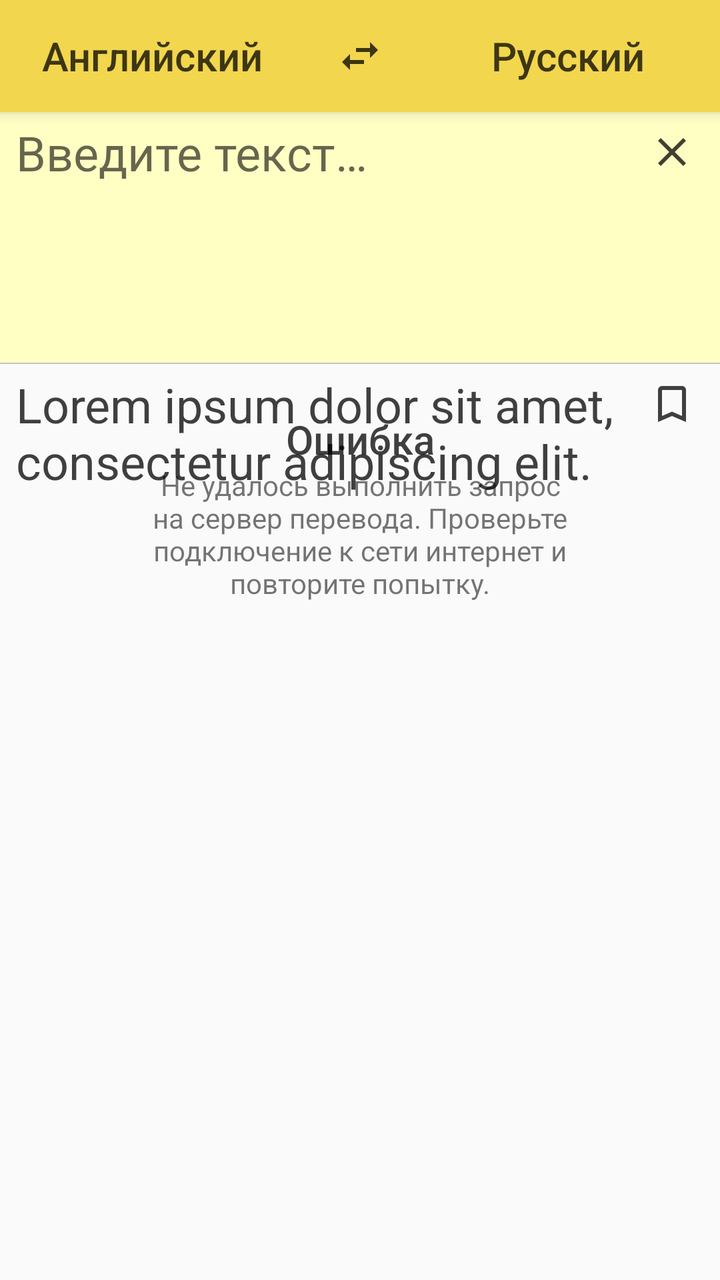
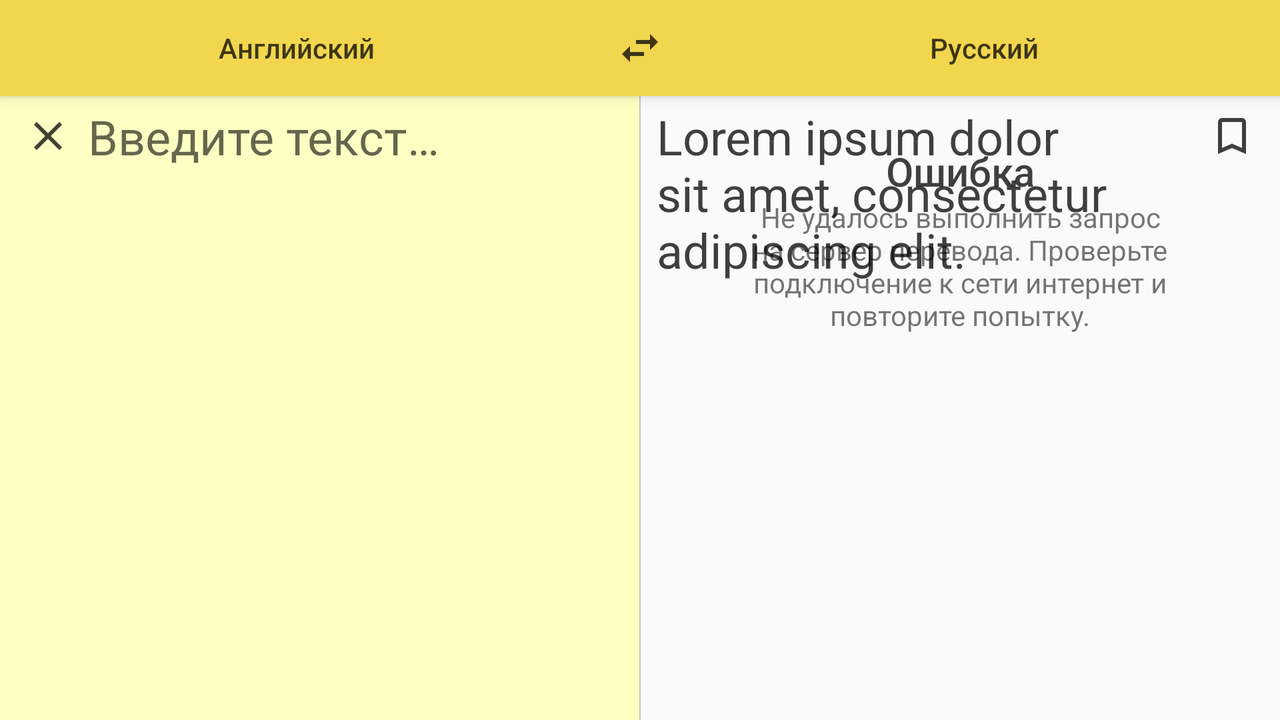

The same Android screen from two of the app's own layout files: first res/layout/ as a phone draws it, then the repository's variant for another configuration, drawn on a device whose configuration selects that folder. Both files follow.
<!-- AndroidManifest.xml: application theme AppTheme -->
<!-- res/layout/fragment_translate_tab.xml -->
<?xml version="1.0" encoding="utf-8"?>
<android.support.design.widget.CoordinatorLayout xmlns:android="http://schemas.android.com/apk/res/android"
    android:layout_width="match_parent"
    android:layout_height="match_parent"
    xmlns:tools="http://schemas.android.com/tools"
    xmlns:app="http://schemas.android.com/apk/res-auto"
    android:fitsSystemWindows="true">

    <include layout="@layout/focus_interceptor" />

    <include layout="@layout/fragment_translate_tab_language_bar" />

    <LinearLayout
        android:layout_width="match_parent"
        android:layout_height="match_parent"
        android:orientation="vertical"
        app:layout_behavior="@string/appbar_scrolling_view_behavior">

        <LinearLayout
            android:layout_width="match_parent"
            android:layout_height="wrap_content"
            android:background="@color/background_highlight"
            android:orientation="horizontal"
            android:paddingBottom="4dp"
            android:paddingLeft="8dp"
            android:paddingRight="8dp"
            android:paddingTop="4dp">

            <EditText
                android:id="@+id/origin_text"
                android:layout_width="0dp"
                android:layout_height="wrap_content"
                android:layout_weight="1"
                android:background="@null"
                android:fadeScrollbars="false"
                android:gravity="top"
                android:hint="@string/type"
                android:lines="4"
                android:textAppearance="@style/TextAppearance.AppCompat.Headline"
                android:maxLength="2000"
                android:scrollbars="vertical" />

            <LinearLayout
                android:layout_width="wrap_content"
                android:layout_height="match_parent"
                android:layout_marginLeft="4dp"
                android:layout_marginStart="4dp"
                android:orientation="vertical">

                <ImageButton
                    android:id="@+id/clear_button"
                    android:layout_width="wrap_content"
                    android:layout_height="wrap_content"
                    android:background="?attr/selectableItemBackgroundBorderless"
                    android:contentDescription="@null"
                    android:padding="4dp"
                    android:src="@drawable/close_light_24dp"
                    android:visibility="invisible"
                    tools:visibility="visible" />

            </LinearLayout>

        </LinearLayout>

        <include layout="@layout/divider_horizontal" />

        <FrameLayout
            android:layout_width="match_parent"
            android:layout_height="match_parent">

            <LinearLayout
                android:id="@+id/content_layout"
                android:layout_width="match_parent"
                android:layout_height="match_parent"
                android:orientation="horizontal"
                android:paddingLeft="8dp"
                android:paddingRight="8dp"
                android:paddingTop="4dp">

                <TextView
                    android:id="@+id/target_text"
                    android:layout_width="0dp"
                    android:layout_height="wrap_content"
                    android:layout_weight="1"
                    android:scrollbars="vertical"
                    android:textAppearance="@style/TextAppearance.AppCompat.Headline"
                    tools:text="Lorem ipsum dolor sit amet, consectetur adipiscing elit." />

                <LinearLayout
                    android:layout_width="wrap_content"
                    android:layout_height="match_parent"
                    android:layout_marginLeft="4dp"
                    android:layout_marginStart="4dp"
                    android:orientation="vertical">

                    <CheckBox
                        android:id="@+id/in_favorites"
                        android:layout_width="wrap_content"
                        android:layout_height="wrap_content"
                        android:layout_gravity="center"
                        android:layout_margin="4dp"
                        android:clickable="false"
                        android:button="@drawable/translation_list_item_button"
                        android:visibility="gone"
                        tools:visibility="visible"/>

                </LinearLayout>

            </LinearLayout>

            <ProgressBar
                android:id="@+id/loading_layout"
                android:layout_width="wrap_content"
                android:layout_height="wrap_content"
                android:layout_gravity="center"
                android:minHeight="76dp"
                android:minWidth="76dp"
                android:visibility="gone" />

            <include layout="@layout/fragment_translate_tab_error" />

        </FrameLayout>

    </LinearLayout>

</android.support.design.widget.CoordinatorLayout>
<!-- res/layout/focus_interceptor.xml (included above) -->
<?xml version="1.0" encoding="utf-8"?>
<View xmlns:android="http://schemas.android.com/apk/res/android"
    android:layout_width="0px"
    android:layout_height="0px"
    android:focusable="true"
    android:focusableInTouchMode="true" />
<!-- res/layout/fragment_translate_tab_language_bar.xml (included above) -->
<?xml version="1.0" encoding="utf-8"?>
<android.support.design.widget.AppBarLayout xmlns:android="http://schemas.android.com/apk/res/android"
    xmlns:tools="http://schemas.android.com/tools"
    android:layout_width="match_parent"
    android:layout_height="?actionBarSize">

    <RelativeLayout
        android:layout_width="match_parent"
        android:layout_height="match_parent">

        <ImageButton
            android:id="@+id/swap_button"
            android:layout_width="?actionBarSize"
            android:layout_height="match_parent"
            android:layout_centerHorizontal="true"
            android:background="?attr/selectableItemBackgroundBorderless"
            android:contentDescription="@null"
            android:src="@drawable/swap_horizontal_light_24dp" />

        <TextView
            android:id="@+id/origin_lang"
            android:layout_width="match_parent"
            android:layout_height="match_parent"
            android:layout_toLeftOf="@id/swap_button"
            android:layout_toStartOf="@id/swap_button"
            android:background="?attr/selectableItemBackgroundBorderless"
            android:gravity="center"
            android:lines="1"
            android:padding="4dp"
            android:textAppearance="@style/TextAppearance.Widget.AppCompat.Toolbar.Title"
            tools:text="Английский" />

        <TextView
            android:id="@+id/target_lang"
            android:layout_width="match_parent"
            android:layout_height="match_parent"
            android:layout_toEndOf="@id/swap_button"
            android:layout_toRightOf="@id/swap_button"
            android:background="?attr/selectableItemBackgroundBorderless"
            android:gravity="center"
            android:lines="1"
            android:padding="4dp"
            android:textAppearance="@style/TextAppearance.Widget.AppCompat.Toolbar.Title"
            tools:text="Русский" />

    </RelativeLayout>
</android.support.design.widget.AppBarLayout>
<!-- res/layout/divider_horizontal.xml (included above) -->
<?xml version="1.0" encoding="utf-8"?>
<View xmlns:android="http://schemas.android.com/apk/res/android"
    android:layout_width="match_parent"
    android:layout_height="0.5dp"
    android:background="@color/divider" />
<!-- res/layout/fragment_translate_tab_error.xml (included above) -->
<?xml version="1.0" encoding="utf-8"?>
<LinearLayout xmlns:android="http://schemas.android.com/apk/res/android"
    xmlns:tools="http://schemas.android.com/tools"
    android:id="@+id/error_layout"
    android:layout_width="240dp"
    android:layout_height="wrap_content"
    android:layout_gravity="center_horizontal"
    android:orientation="vertical"
    android:paddingTop="24dp"
    android:visibility="gone"
    tools:visibility="visible">

    <TextView
        android:layout_width="match_parent"
        android:layout_height="wrap_content"
        android:layout_gravity="center_horizontal"
        android:gravity="center_horizontal"
        android:text="@string/error"
        android:textAppearance="@style/TextAppearance.AppCompat.Title" />


    <TextView
        android:id="@+id/error_text"
        android:layout_width="match_parent"
        android:layout_height="wrap_content"
        android:layout_gravity="center_horizontal"
        android:gravity="center_horizontal"
        android:text="@string/error_translation_text" />

</LinearLayout>
<!-- resources referenced by this layout -->
<resources>
  <color name="background_highlight">#FFFFC4</color>
  <color name="divider">#37000000</color>
  <!-- drawable close_light_24dp (drawable) -->
  <?xml version="1.0" encoding="utf-8"?>
  <vector xmlns:android="http://schemas.android.com/apk/res/android"
      android:height="24dp"
      android:width="24dp"
      android:viewportWidth="24"
      android:viewportHeight="24">
      <path android:fillColor="#BF000000" android:pathData="M19,6.41L17.59,5L12,10.59L6.41,5L5,6.41L10.59,12L5,17.59L6.41,19L12,13.41L17.59,19L19,17.59L13.41,12L19,6.41Z" />
  </vector>
  <!-- drawable swap_horizontal_light_24dp (drawable) -->
  <?xml version="1.0" encoding="utf-8"?>
  <vector xmlns:android="http://schemas.android.com/apk/res/android"
      android:height="24dp"
      android:width="24dp"
      android:viewportWidth="24"
      android:viewportHeight="24">
      <path android:fillColor="#BF000000" android:pathData="M21,9L17,5V8H10V10H17V13M7,11L3,15L7,19V16H14V14H7V11Z" />
  </vector>
  <!-- drawable translation_list_item_button (drawable) -->
  <?xml version="1.0" encoding="utf-8"?>
  <selector xmlns:android="http://schemas.android.com/apk/res/android">
      <item android:drawable="@drawable/favorites_light_24dp" android:state_checked="true" />
      <item android:drawable="@drawable/favorites_outline_light_24dp" android:state_checked="false"/>
      <item android:drawable="@drawable/favorites_outline_light_24dp" />
  </selector>
  <string name="error">Ошибка</string>
  <string name="error_translation_text">Не удалось выполнить запрос на сервер перевода.
          Проверьте подключение к сети интернет и повторите попытку.</string>
  <string name="type">Введите текст…</string>
  <style name="AppTheme" parent="Base.AppTheme" />
  <!-- drawable favorites_light_24dp (drawable) -->
  <?xml version="1.0" encoding="utf-8"?>
  <vector xmlns:android="http://schemas.android.com/apk/res/android"
      android:height="24dp"
      android:width="24dp"
      android:viewportWidth="24"
      android:viewportHeight="24">
      <path android:fillColor="#BF000000" android:pathData="M17,3H7A2,2 0 0,0 5,5V21L12,18L19,21V5C19,3.89 18.1,3 17,3Z" />
  </vector>
  <!-- drawable favorites_outline_light_24dp (drawable) -->
  <?xml version="1.0" encoding="utf-8"?>
  <vector xmlns:android="http://schemas.android.com/apk/res/android"
      android:height="24dp"
      android:width="24dp"
      android:viewportWidth="24"
      android:viewportHeight="24">
      <path android:fillColor="#BF000000" android:pathData="M17,18L12,15.82L7,18V5H17M17,3H7A2,2 0 0,0 5,5V21L12,18L19,21V5C19,3.89 18.1,3 17,3Z" />
  </vector>
  <style name="Base.AppTheme" parent="Theme.AppCompat.Light.DarkActionBar">
          <item name="colorPrimary">@color/primary</item>
          <item name="colorPrimaryDark">@color/primary_dark</item>
          <item name="colorAccent">@color/accent</item>
          <item name="android:textColorPrimary">@color/primary_text</item>
          <item name="colorControlActivated">@color/primary</item>
          <item name="preferenceTheme">@style/AppTheme.Preference</item>
          <item name="windowActionBar">false</item>
          <item name="windowNoTitle">true</item>
      </style>
  <color name="primary">#F2D64E</color>
  <color name="primary_dark">#C9AB2F</color>
  <color name="accent">#D90000</color>
  <color name="primary_text">#BF000000</color>
</resources>
<!-- res/layout-land/fragment_translate_tab.xml (the repository's variant of the layout above) -->
<!-- drawn on the phone turned sideways -->
<?xml version="1.0" encoding="utf-8"?>
<android.support.design.widget.CoordinatorLayout xmlns:android="http://schemas.android.com/apk/res/android"
    android:layout_width="match_parent"
    android:layout_height="match_parent"
    xmlns:tools="http://schemas.android.com/tools"
    xmlns:app="http://schemas.android.com/apk/res-auto"
    android:fitsSystemWindows="true">

    <include layout="@layout/focus_interceptor" />

    <include layout="@layout/fragment_translate_tab_language_bar" />

    <LinearLayout
        android:layout_width="match_parent"
        android:layout_height="match_parent"
        android:orientation="horizontal"
        app:layout_behavior="@string/appbar_scrolling_view_behavior">

        <LinearLayout
            android:layout_width="0dp"
            android:layout_height="match_parent"
            android:layout_weight="1"
            android:background="@color/background_highlight"
            android:orientation="horizontal"
            android:paddingBottom="4dp"
            android:paddingLeft="8dp"
            android:paddingRight="8dp"
            android:paddingTop="4dp">

            <LinearLayout
                android:layout_width="wrap_content"
                android:layout_height="match_parent"
                android:layout_marginRight="4dp"
                android:layout_marginEnd="4dp"
                android:orientation="vertical">

                <ImageButton
                    android:id="@+id/clear_button"
                    android:layout_width="wrap_content"
                    android:layout_height="wrap_content"
                    android:background="?attr/selectableItemBackgroundBorderless"
                    android:contentDescription="@null"
                    android:padding="4dp"
                    android:src="@drawable/close_light_24dp"
                    android:visibility="invisible"
                    tools:visibility="visible" />

            </LinearLayout>

            <EditText
                android:id="@+id/origin_text"
                android:layout_width="match_parent"
                android:layout_height="wrap_content"
                android:background="@null"
                android:fadeScrollbars="false"
                android:gravity="top"
                android:hint="@string/type"
                android:lines="4"
                android:textAppearance="@style/TextAppearance.AppCompat.Headline"
                android:maxLength="2000"
                android:scrollbars="vertical" />

        </LinearLayout>

        <include layout="@layout/divider_vertical" />

        <FrameLayout
            android:layout_width="0dp"
            android:layout_weight="1"
            android:layout_height="match_parent">

            <LinearLayout
                android:id="@+id/content_layout"
                android:layout_width="match_parent"
                android:layout_height="match_parent"
                android:orientation="horizontal"
                android:paddingLeft="8dp"
                android:paddingRight="8dp"
                android:paddingTop="4dp">

                <TextView
                    android:id="@+id/target_text"
                    android:layout_width="0dp"
                    android:layout_height="wrap_content"
                    android:layout_weight="1"
                    android:scrollbars="vertical"
                    android:textAppearance="@style/TextAppearance.AppCompat.Headline"
                    tools:text="Lorem ipsum dolor sit amet, consectetur adipiscing elit." />

                <LinearLayout
                    android:layout_width="wrap_content"
                    android:layout_height="match_parent"
                    android:layout_marginLeft="4dp"
                    android:layout_marginStart="4dp"
                    android:orientation="vertical">

                    <CheckBox
                        android:id="@+id/in_favorites"
                        android:layout_width="wrap_content"
                        android:layout_height="wrap_content"
                        android:layout_gravity="center"
                        android:layout_margin="4dp"
                        android:clickable="false"
                        android:button="@drawable/translation_list_item_button"
                        android:visibility="gone"
                        tools:visibility="visible"/>

                </LinearLayout>

            </LinearLayout>

            <ProgressBar
                android:id="@+id/loading_layout"
                android:layout_width="wrap_content"
                android:layout_height="wrap_content"
                android:layout_gravity="center"
                android:minHeight="76dp"
                android:minWidth="76dp"
                android:visibility="gone" />

            <include layout="@layout/fragment_translate_tab_error" />

        </FrameLayout>

    </LinearLayout>

</android.support.design.widget.CoordinatorLayout>
<!-- res/layout/divider_vertical.xml (included above) -->
<?xml version="1.0" encoding="utf-8"?>
<View xmlns:android="http://schemas.android.com/apk/res/android"
    android:layout_width="0.5dp"
    android:layout_height="match_parent"
    android:background="@color/divider" />
